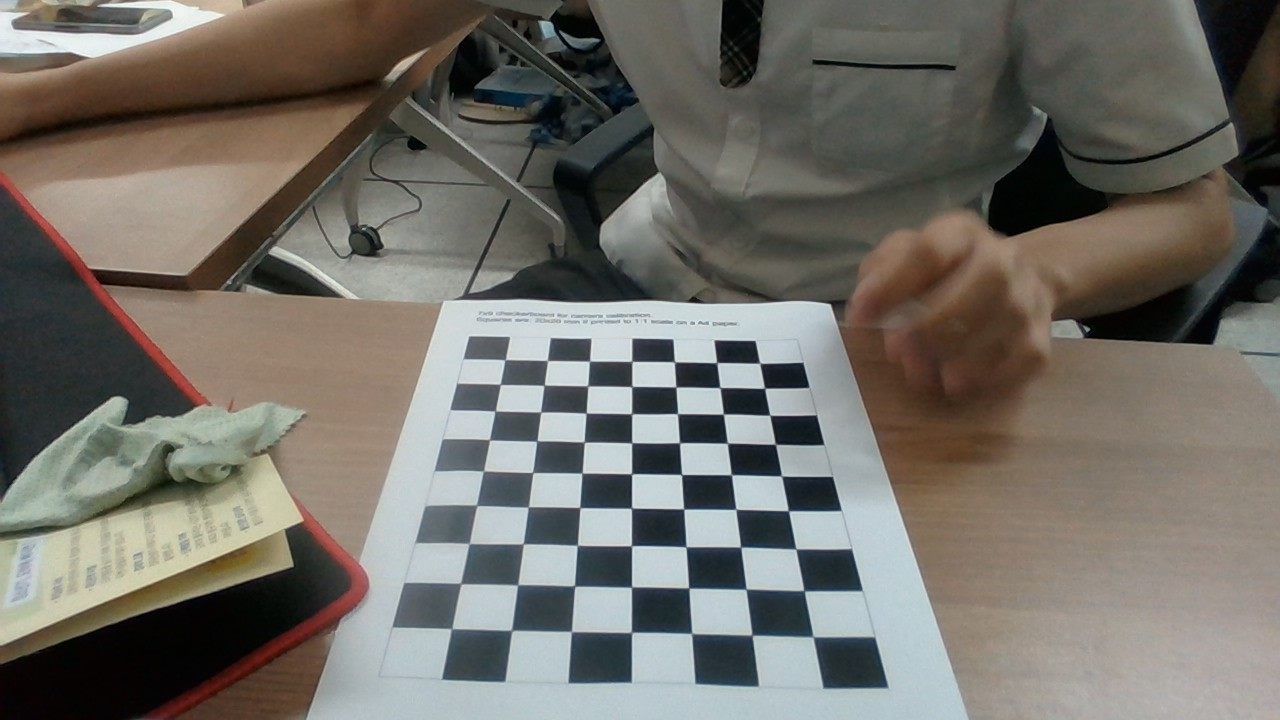
#> input picture WIN_20190613_09_37_39_Pro.jpg, 1280 x 720 px; its folder holds only this picture in this run
$ python chessboard.py
#> lines starting #> are read from the running program, lines starting #| are printed output that depends on the picture; after the words box and inside, x2 and y2 are one past the last pixel; in counts of white or black regions, pixels touching at a corner belong together; long printed decimals are rounded
import numpy as np
import cv2 as cv
import glob
import math

size = (7,9)
# termination criteria
criteria = (cv.TERM_CRITERIA_EPS + cv.TERM_CRITERIA_MAX_ITER, 30, 0.001)
# prepare object points, like (0,0,0), (1,0,0), (2,0,0) ....,(6,5,0)
objp = np.zeros((size[0]*size[1],3), np.float32)
objp[:,:2] = np.mgrid[0:size[0],0:size[1]].T.reshape(-1,2)*20

#objp[:,:2] = np.mgrid[0:7,0:9].T.reshape(-1,2)
# Arrays to store object points and image points from all the images.
objpoints = [] # 3d point in real world space
imgpoints = [] # 2d points in image plane.
isreversed = []

images = glob.glob('*.jpg')
for fname in images:
    img = cv.imread(fname)
#> img is the input picture: shape (720, 1280, 3); mean B, G, R 102.9, 109.9, 113
    gray = cv.cvtColor(img, cv.COLOR_BGR2GRAY)
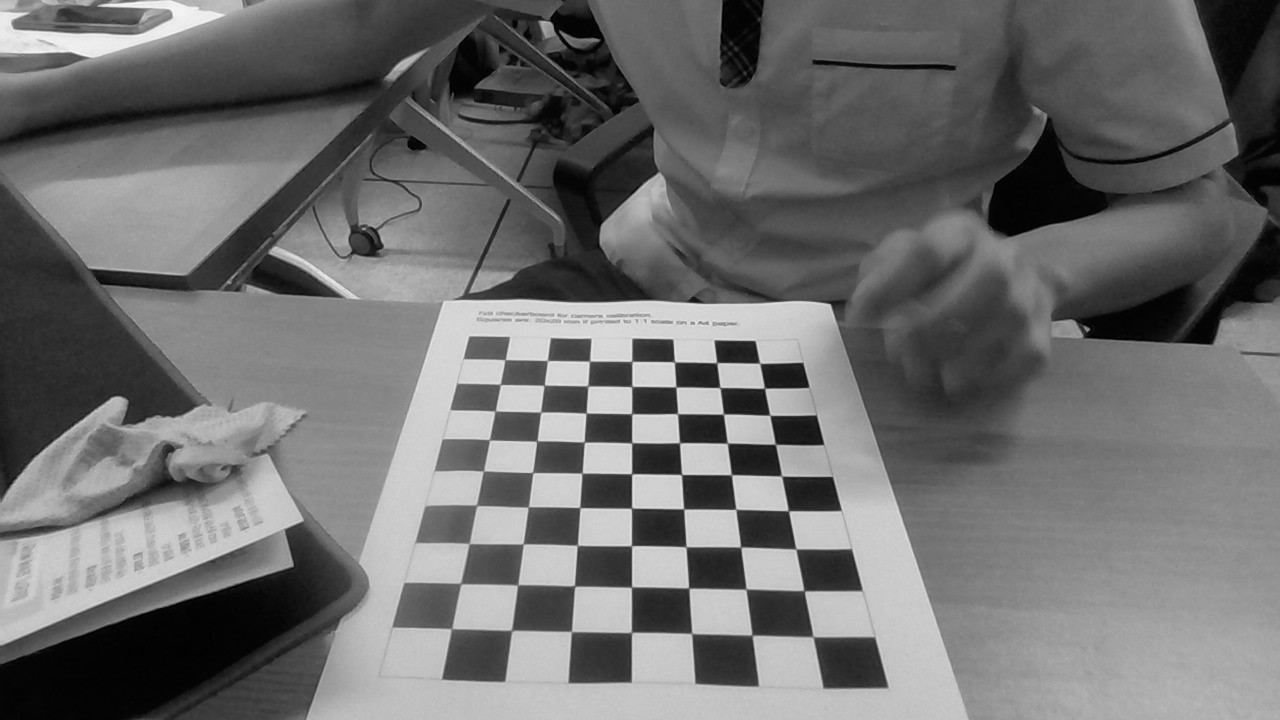
#> gray: shape (720, 1280); min 0, max 254, mean 110
    # Find the chess board corners
    ret, corners = cv.findChessboardCorners(gray, size, None)
#> ret = True; corners = 63 rows, first 8: [504.8, 359.9], [547.3, 360.5], [589.7, 361.2], [632, 361], [674.8, 362.4], [716.6, 362.4], [760, 363], [500.2, 384.5]
    # If found, add object points, image points (after refining them)
    if ret == True:
        objpoints.append(objp)
        corners2 = cv.cornerSubPix(gray,corners, (11,11), (-1,-1), criteria)
#> corners2 = 63 rows, first 8: [505.1, 359.7], [547.4, 360.5], [589.5, 361.2], [631.8, 361.4], [674.4, 361.9], [716.7, 362.7], [759.7, 363.3], [500.3, 384.4]
        imgpoints.append(corners)
        p1 = corners[0][0]
#> p1 = [505.1, 359.7]
        p2 = corners[size[0]*size[1]-1][0]
#> p2 = [813, 636.7]
        isreversed.append(p1[0] < p2[0] and p1[1] < p2[1])
        # Draw and display the corners
        cv.drawChessboardCorners(img, size, corners2, ret)
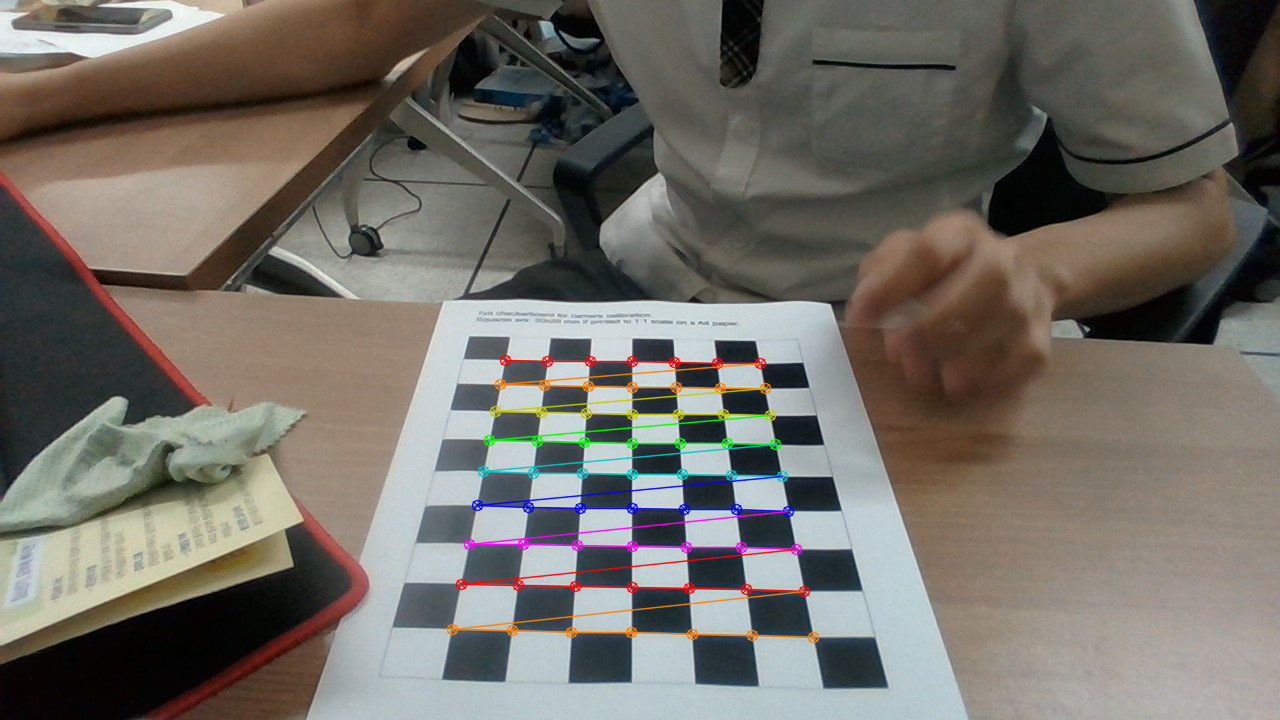
#> img: shape (720, 1280, 3); 2.18% of pixels changed, all inside (x1, y1, x2, y2) = (446, 354, 820, 644)
        cv.imshow('img', img)
        cv.waitKey(0)
cv.destroyAllWindows()

print(isreversed)
#| [True]
ret, mtx, dist, rvecs, tvecs = cv.calibrateCamera(objpoints, imgpoints, gray.shape[::-1], None, None)
#> ret = 1.58; mtx = [[1233.9, 0, 599], [0, 685.4, 322.1], [0, 0, 1]]; dist = [[0.934, -7, 0.339, -0.0112, 26.64]]; rvecs = ([-0.512, 0.0453, 0.0146],); tvecs = ([-44.53, 32.75, 610.2],)

# [4 lines of commented-out code are left out]

for i in range(0,len(images)):

    k = -1 if isreversed[i] else 1

    # rvec으로부터 r mat 얻기
    r = np.zeros(shape=(3,3))
    cv.Rodrigues(rvecs[i], r)

    #r의 전치행렬se
    r_inv = np.transpose(r)
    #print('r : ',r )


    #dx, dy, dz 구하기
    dx ,dy,dz = k*np.matmul(r_inv, np.transpose([[0,0,1]]))
    #print('dx :',dx, 'dy :',dy,'dz :',dz)

    #pan, tilt, h 구하기
    pan = math.atan2(dy,dx) - math.pi/2
    tilt = math.atan2(dz, (dx**2 + dy**2) **(1/2))
    print('rad - pan :', pan, 'rad - tilt :', tilt)
    print('deg - pan :', np.rad2deg(pan), 'deg - tilt :', np.rad2deg(tilt))


    #camera_pos
    cam_pos =  -k*np.matmul(r_inv, tvecs[i])
    print('cam_pos :', cam_pos)
#> this loop made 1 pass
#> (k, dx, dy, dz, pan, tilt, cam_pos) on pass 1: (-1, [0.047], [0.489], [-0.871], -0.0957, -1.06, [-73.07, -269, 545.7])
#| rad - pan : -0.09572 rad - tilt : -1.057
#| deg - pan : -5.484 deg - tilt : -60.549
#| cam_pos : [[ -73.068]
#|  [-268.986]
#|  [ 545.666]]

$ run again, on WIN_20190613_09_37_40_Pro.jpg
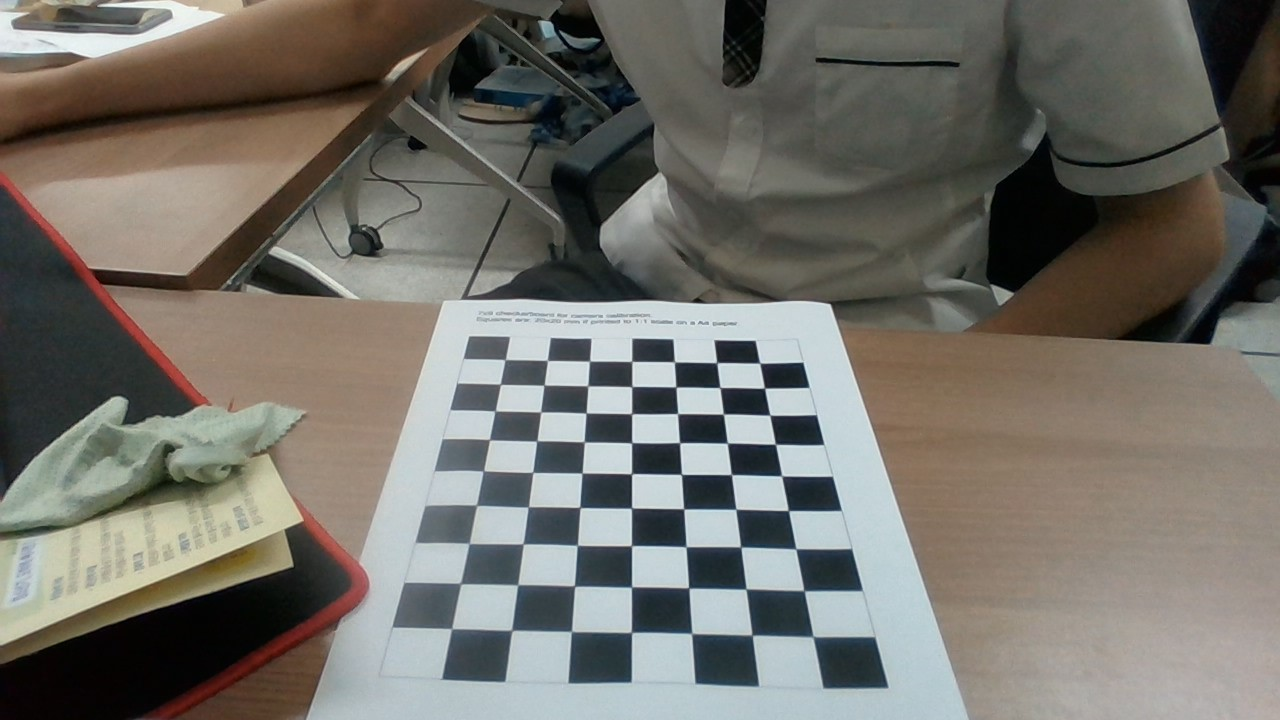
#> input picture WIN_20190613_09_37_40_Pro.jpg, 1280 x 720 px
#> img is the input picture: shape (720, 1280, 3); mean B, G, R 104.6, 111.4, 113.8
#> `gray = cv.cvtColor(img, cv.COLOR_BGR2GRAY)`:
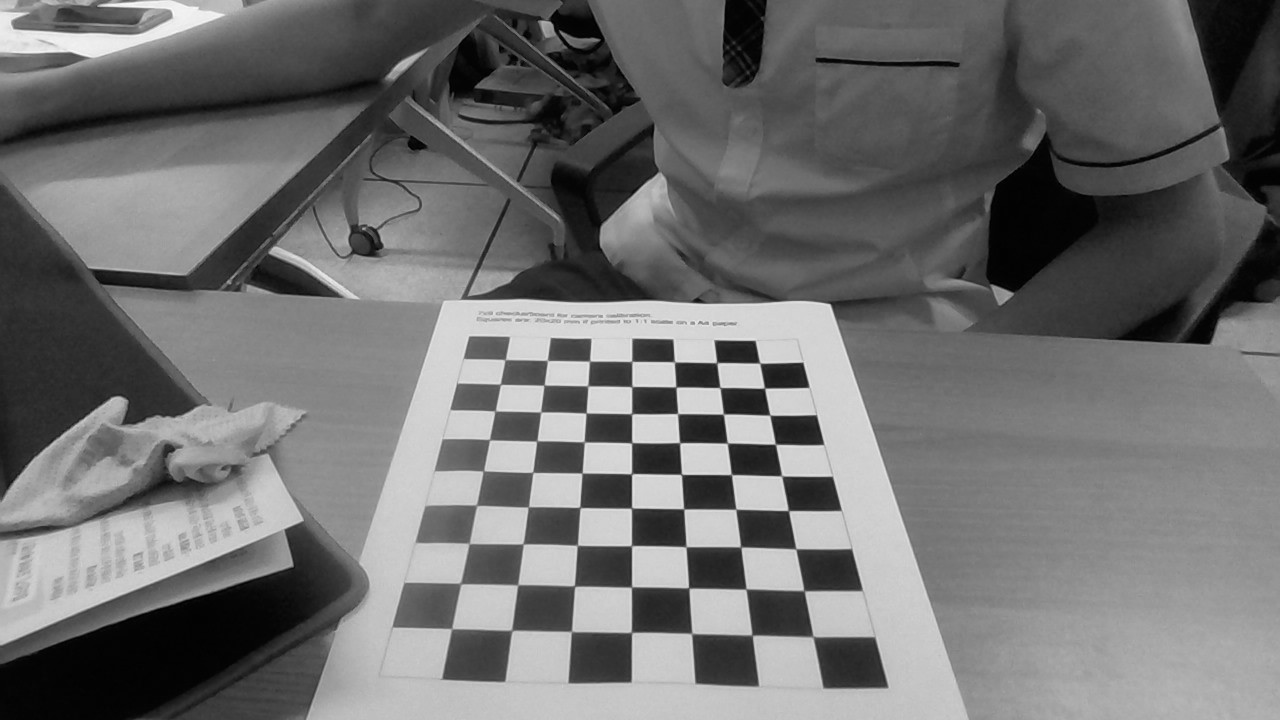
#> gray: shape (720, 1280); min 0, max 253, mean 111.3
#> `ret, corners = cv.findChessboardCorners(gray, size, None)`: ret = True; corners = 63 rows, first 8: [504.7, 360], [547.3, 360.3], [589.7, 361], [631.8, 361.1], [674.8, 362], [716.7, 362.7], [760, 363.2], [500.5, 384.4]
#> corners2 = 63 rows, first 8: [505.2, 359.6], [547.4, 360.5], [589.5, 361.2], [631.8, 361.4], [674.3, 361.9], [716.7, 362.7], [759.6, 363.2], [500.4, 384.3]
#> p1 = [505.2, 359.6]
#> p2 = [813, 636.7]
#> `cv.drawChessboardCorners(img, size, corners2, ret)`:
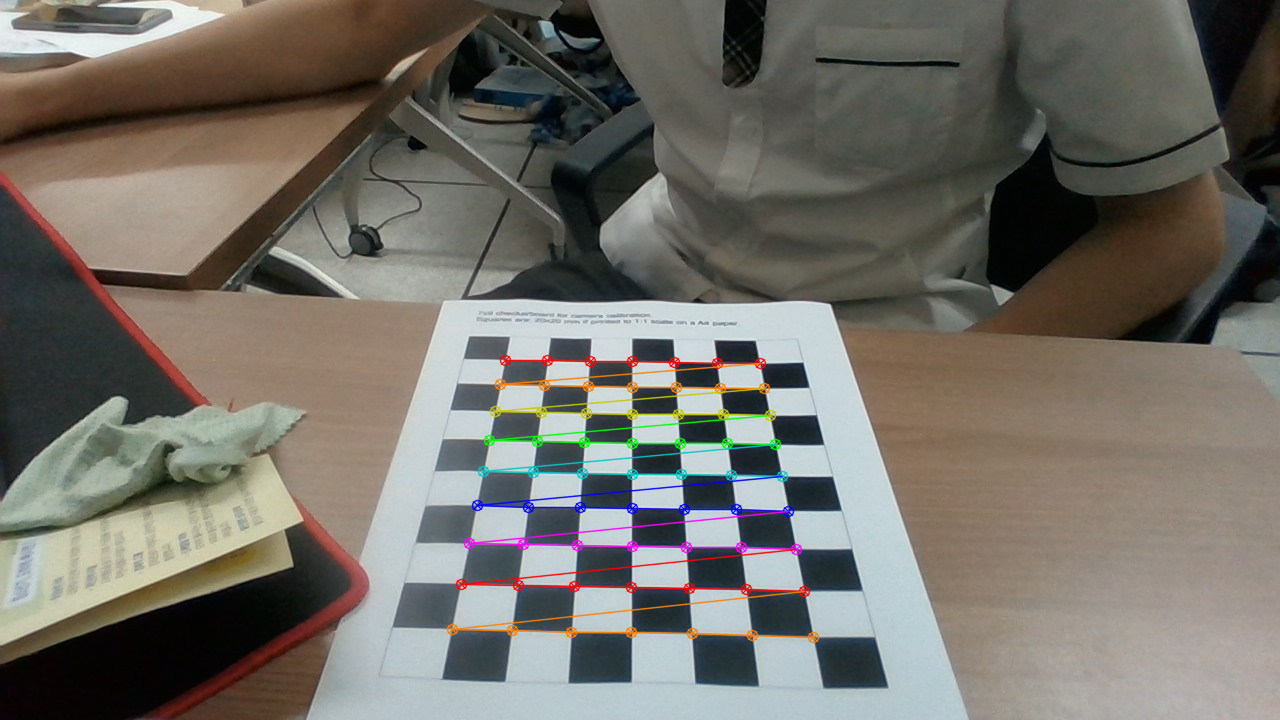
#> img: shape (720, 1280, 3); 2.18% of pixels changed, all inside (x1, y1, x2, y2) = (446, 354, 820, 644)
#| [True]
#> `ret, mtx, dist, rvecs, tvecs = cv.calibrateCamera(objpoints, imgpoints..`: ret = 1.6; mtx = [[1263.1, 0, 598.1], [0, 696.3, 322.3], [0, 0, 1]]; dist = [[0.981, -7.24, 0.358, -0.0132, 29]]; rvecs = ([-0.502, 0.0484, 0.0144],); tvecs = ([-44.12, 32.81, 625.3],)
#> the loop `for i in range(0,len(images)): ` made 1 pass
#> (k, dx, dy, dz, pan, tilt, cam_pos) on pass 1: (-1, [0.0499], [0.48], [-0.876], -0.103, -1.07, [-75.18, -270.4, 561.4])
#> (printed output is left out)
